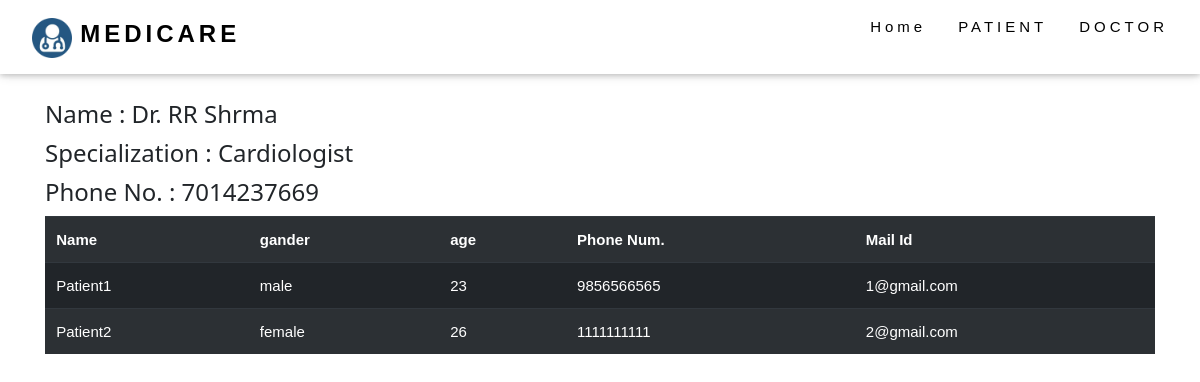
Page /doctor/4 on the committed database.
### Doctor/models.py (models this page shows, shortened)
class Doctor(models.Model):
    name=models.CharField(max_length=256)
    specialization=models.CharField(max_length=256)
    location=models.CharField(max_length=128)
    phone=models.CharField(max_length=10)
    mail=models.CharField(max_length=128)

class Patient(models.Model):
    name=models.CharField(max_length=256)
    doctor=models.ForeignKey(Doctor,on_delete=models.CASCADE)
    gander=models.CharField(max_length=256)
    age=models.CharField(max_length=2)
    phone=models.CharField(max_length=10)
    mail=models.CharField(max_length=128)

### Doctor/views.py (the view)
# urls.py: path('doctor/<int:id>',views.DoctorPatientsData,name="doctorPatients"),
def DoctorPatientsData(request,id):
    doctorList=Doctor.objects.get(id=id)
    patientList=Patient.objects.filter(doctor=doctorList)
    return render(request,'DoctorPatient/DoctorPatientsList.html',{'DrList':doctorList,'PList':patientList})

### templates/DoctorPatient/DoctorPatientsList.html (shortened to what this page needs)
<!DOCTYPE html>
{% load static %}
<html lang="en" dir="ltr">
  <head>
    <link rel="stylesheet" href="https://maxcdn.bootstrapcdn.com/bootstrap/4.0.0/css/bootstrap.min.css">
      <link rel="stylesheet" href="{% static 'css/w3.css' %}">
      <link rel="stylesheet" href="{% static 'css/ac.css' %}">
  </head>
  <body>
    <div class="w3-top">
      <div class="w3-bar w3-white w3-wide w3-padding w3-card">
          <a href="{% url 'home' %}" class="w3-bar-item w3-button"><b><img src="{% static 'images/circle-cropped.png' %}" height="40"> <font size="5"> MEDICARE</font></b> </a>
        <div class="w3-right w3-hide-small">
          <a href="{% url 'home' %}" class="w3-bar-item w3-button">Home</a>
         <a href="{% url 'patient' %}" class="w3-bar-item w3-button">PATIENT</a>
             <a href="{% url 'doctor' %}"  class="w3-bar-item w3-button">DOCTOR</a>
        </div>
      </div>
    </div>
    <div class="container">
      <br/><br/><br/><br/>
      <h3> Name : {{DrList.name}}  </h3>
      <h3>   Specialization : {{DrList.specialization}} </h3>
      <h3> Phone No. : {{DrList.phone}}</h3>
    </div>
    <div class="container">
    <table class="table table-striped table-hover table-dark">
      <tr>
        <th>Name</th>
        <th>gander</th>
        <th>age</th>
        <th>Phone Num.</th>
        <th>Mail Id</th>
      </tr>
      {% for data in PList %}
      <tr>
        <td>{{data.name}}</td>
        <td>{{data.gander}}</td>
        <td>{{data.age}}</td>
        <td>{{data.phone}}</td>
        <td>{{data.mail}}</td>
      </tr>
      {% endfor %}
    </table>
      </div>
  </body>
</html>

### static/css/w3.css (style rules this page uses)
*,*:before,*:after { box-sizing:inherit }
html { -ms-text-size-adjust:100%;-webkit-text-size-adjust:100% }
body { margin:0 }
a { background-color:transparent }
b,strong { font-weight:bolder }
img { border-style:none }
html,body { font-family:Verdana,sans-serif;font-size:15px;line-height:1.5 }
html { overflow-x:hidden }
h3 { font-size:24px }
h1,h2,h3,h4,h5,h6 { font-family:"Segoe UI",Arial,sans-serif;font-weight:400;margin:10px 0 }
.w3-wide { letter-spacing:4px }
img { vertical-align:middle }
a { color:inherit }
.w3-btn,.w3-button { border:none;display:inline-block;padding:8px 16px;vertical-align:middle;overflow:hidden;text-decoration:none;color:inherit;background-color:inherit;text-align:center;cursor:pointer;white-space:nowrap }
.w3-btn,.w3-button { -webkit-touch-callout:none;-webkit-user-select:none;-khtml-user-select:none;-moz-user-select:none;-ms-user-select:none;user-select:none }
.w3-bar { width:100%;overflow:hidden }
.w3-bar .w3-bar-item { padding:8px 16px;float:left;width:auto;border:none;display:block;outline:0 }
.w3-bar .w3-button { white-space:normal }
.w3-container:after,.w3-container:before,.w3-panel:after,.w3-panel:before,.w3-row:after,.w3-row:before,.w3-row-padding:after,.w3-row-padding:before, .w3-cell-row:before,.w3-cell-row:after,.w3-clear:after,.w3-clear:before,.w3-bar:before,.w3-bar:after { content:"";display:table;clear:both }
.w3-top,.w3-bottom { position:fixed;width:100%;z-index:1 }
.w3-top { top:0 }
.w3-card,.w3-card-2 { box-shadow:0 2px 5px 0 rgba(0,0,0,0.16),0 2px 10px 0 rgba(0,0,0,0.12) }
.w3-padding { padding:8px 16px!important }
.w3-right { float:right!important }
.w3-white,.w3-hover-white:hover { color:#000!important;background-color:#fff!important }

### rows in the picture
Doctor: name "Dr. RR Shrma", specialization "Cardiologist", phone "7014237669"
Patient: name "Patient1", gander "male", age "23", phone "9856566565", mail "1@gmail.com"
Patient: name "Patient2", gander "female", age "26", phone "1111111111", mail "2@gmail.com"
